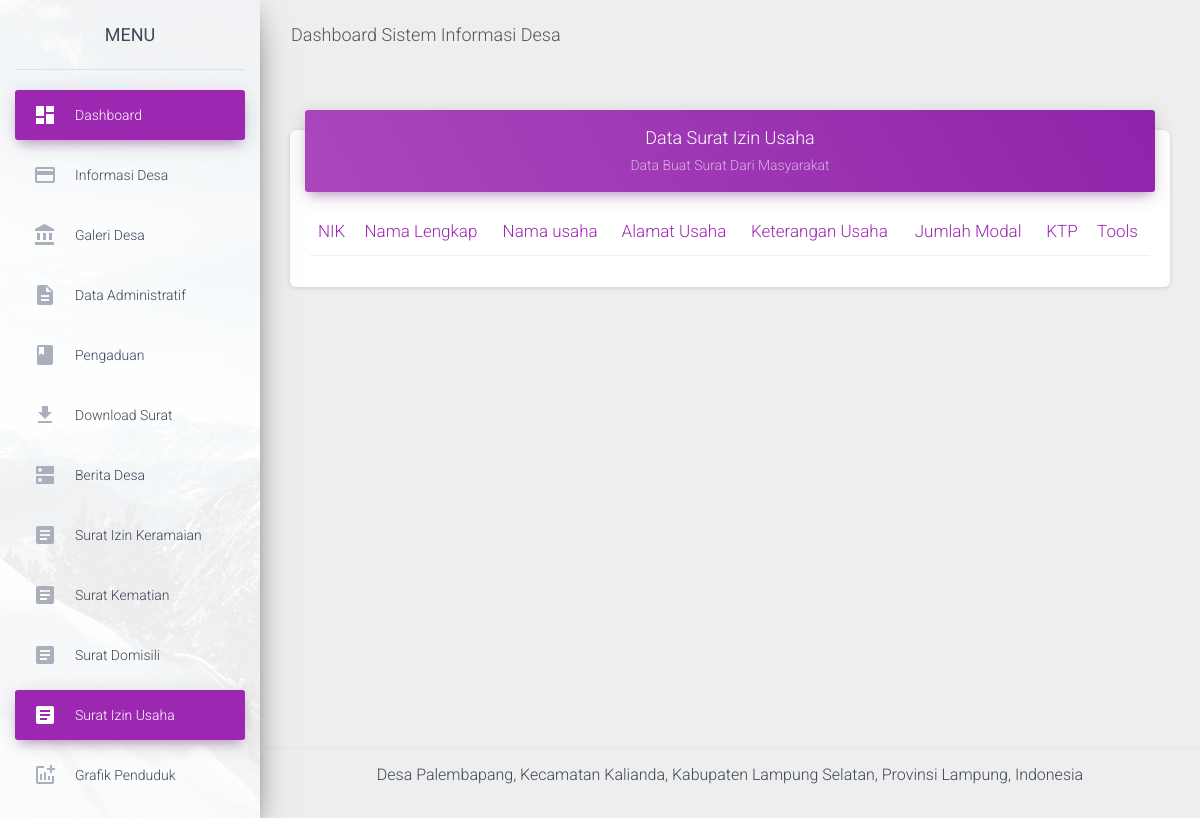
Before: /admin/data_surat_usaha.php (signed in) with the older database file.
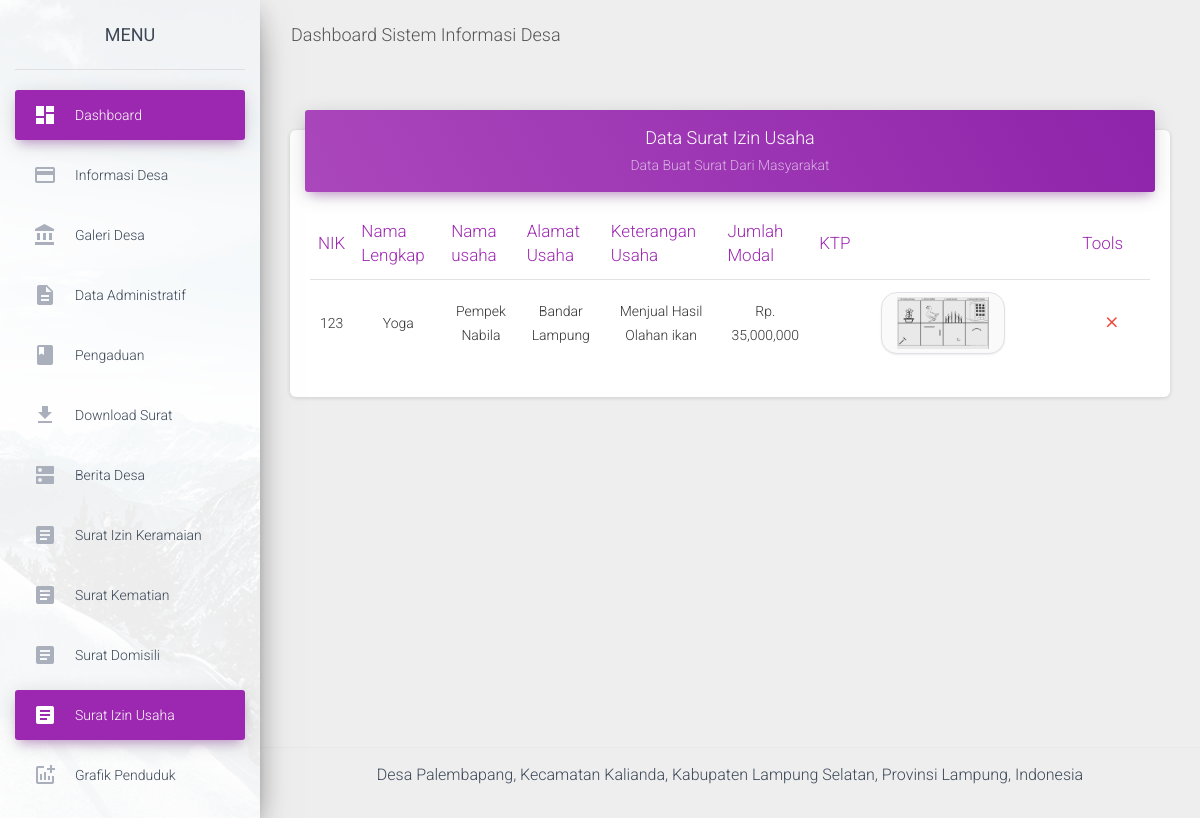
After: the same page with the newer database file.
### tables this page shows
CREATE TABLE `surat_usaha` (
  `id_surat_usaha` varchar(10) NOT NULL,
  `nama` varchar(50) NOT NULL,
  `nik` varchar(50) NOT NULL,
  `alamat` varchar(50) NOT NULL,
  `nama_usaha` varchar(255) NOT NULL,
  `keterangan_usaha` text NOT NULL,
  `jumlah_modal_usaha` varchar(50) NOT NULL,
  `file_surat` varchar(255) NOT NULL
);

### admin/data_surat_usaha.php (the view, shortened to what this page needs)
<?php include "atas.php";include "config.php"; ?>
<?php if(isset($_SESSION['username'])) { ?>
<div class="wrapper ">
  <div class="sidebar" data-color="purple" data-background-color="white" data-image="assets/img/sidebar-1.jpg">
    <div class="logo">
      <a href="" class="simple-text logo-normal">
        MENU
      </a>
    </div>
    <div class="sidebar-wrapper">
      <ul class="nav">
        <li class="nav-item active  ">
          <a class="nav-link" href="home">
            <i class="material-icons">dashboard</i>
            <p>Dashboard</p>
          </a>
        </li>
        <li class="nav-item ">
          <a class="nav-link" href="data_informasi">
            <i class="material-icons">credit_card</i>
            <p>Informasi Desa</p>
          </a>
        </li>
        <li class="nav-item ">
          <a class="nav-link" href="data_galeri">
            <i class="material-icons">account_balance</i>
            <p>Galeri Desa</p>
          </a>
        </li>
        <li class="nav-item ">
          <a class="nav-link" href="data_adminis">
            <i class="material-icons">description</i>
            <p>Data Administratif</p>
          </a>
        </li>
        <li class="nav-item ">
          <a class="nav-link" href="data_pengaduan">
            <i class="material-icons">book</i>
            <p>Pengaduan</p>
          </a>
        </li>
        <li class="nav-item ">
          <a class="nav-link" href="data_download">
            <i class="material-icons">get_app</i>
            <p>Download Surat</p>
          </a>
        </li>
        <li class="nav-item ">
          <a class="nav-link" href="data_berita">
            <i class="material-icons">dns</i>
            <p>Berita Desa</p>
          </a>
        </li>
        <li class="nav-item ">
          <a class="nav-link" href="data_surat_izin_keramaian">
            <i class="material-icons">article</i>
            <p>Surat Izin Keramaian</p>
          </a>
        </li>
        <li class="nav-item ">
          <a class="nav-link" href="data_surat_kematian">
            <i class="material-icons">article</i>
            <p>Surat Kematian</p>
          </a>
        </li>
        <li class="nav-item ">
          <a class="nav-link" href="data_surat_domisili">
            <i class="material-icons">article</i>
            <p>Surat Domisili</p>
          </a>
        </li>
        <li class="nav-item active">
          <a class="nav-link" href="data_surat_usaha">
            <i class="material-icons">article</i>
            <p>Surat Izin Usaha</p>
          </a>
        </li>
        <li class="nav-item ">
          <a class="nav-link" href="grafik_penduduk">
            <i class="material-icons">addchart</i>
            <p>Grafik Penduduk</p>
          </a>
        </li>
      </ul>
    </div>
  </div>
  <div class="main-panel">
    <nav class="navbar navbar-expand-lg navbar-transparent navbar-absolute fixed-top ">
      <div class="container-fluid">
        <div class="navbar-wrapper">
          <a class="navbar-brand" href="#pablo">Dashboard Sistem Informasi Desa</a>
        </div>
      </div>
    </nav>
    <div class="content">
      <div class="container-fluid">
        <div class="row">
          <div class="col-md-12">
            <div class="card">
              <div class="card-header card-header-primary" align="center">
                <h4 class="card-title ">Data Surat Izin Usaha </h4>
                <p class="card-category"> Data Buat Surat Dari Masyarakat</p>
              </div>
              <div class="card-body">
                <div class="table-responsive">
                  <table class="table">
                    <thead class=" text-primary">
                      <th align="center">
                        NIK
                      </th>
                      <th align="center">
                        Nama Lengkap
                      </th>
                      <th align="center">
                        Nama usaha
                      </th>
                      <th align="center">
                        Alamat Usaha
                      </th>
                      <th align="center">
                        Keterangan Usaha
                      </th>
                      <th align="center">
                        Jumlah Modal
                      </th>
                      <th align="center">
                        KTP
                      </th>
                      <th align="center">
                        Tools
                      </th>
                    </thead>
                    <tbody>
                      <?php $sql  = "SELECT * FROM surat_usaha ORDER BY nik ";
	                          $rest = mysqli_query($koneksi,$sql);
                            while($data = mysqli_fetch_assoc($rest) ) { ?>
                      <tr>
                        <td align="center"> <?php echo $data['nik'];?></td>
                        <td align="center"> <?php echo $data['nama'];?></td>
                        <td align="center"> <?php echo $data['nama_usaha'];?></td>
                        <td align="center"> <?php echo $data['alamat'];?></td>
                        <td align="center"> <?php echo $data['keterangan_usaha'];?></td>
                        <td align="center"> Rp. <?php echo number_format($data['jumlah_modal_usaha']) ;?></td>
                        <td align="center">
                          <a href="../<?php echo $data['file_surat']; ?>" target="_blank">
                            <img src="../<?php echo $data['file_surat']; ?>" class="col-sm-6 img-thumbnail" />
                          </a>
                        </td>
                        <td align="center">
                          <a href="confirm_hapus_buat_surat_usaha?id=<?php echo $data['id_surat_usaha']?>">
                            <button type="button" rel="tooltip" title="Hapus Data"
                              class="btn btn-danger btn-link btn-sm">
                              <i class="material-icons">close</i>
                            </button>
                          </a>
                        </td>
                      </tr>
                      <?php } ?>
                    </tbody>
                  </table>
                </div>
              </div>
            </div>
          </div>
        </div>
      </div>
    </div>
    <footer class="footer">
      <div class="container-fluid">
        <p>Desa Palembapang, Kecamatan Kalianda, Kabupaten Lampung Selatan, Provinsi Lampung, Indonesia</p>
      </div>
    </footer>
  </div>
</div>
<?php } ?>
<?php include "bawah.php"; ?>

### admin/atas.php (shortened to what this page needs)
<!DOCTYPE html>
<html lang="en">
<head>
  <link rel="stylesheet" href="https://maxcdn.bootstrapcdn.com/font-awesome/latest/css/font-awesome.min.css">
  <link href="assets/css/material-dashboard.css?v=2.1.0" rel="stylesheet" />
  <link href="assets/demo/demo.css" rel="stylesheet" />
    <link href="https://cdn.jsdelivr.net/npm/gijgo@1.9.10/css/gijgo.min.css" rel="stylesheet" type="text/css" />
</head>
<body>

### admin/bawah.php (shortened to what this page needs)
</body>
</html>

Changed rows visible on the page:
added surat_usaha: nik "123", nama "Yoga", nama_usaha "Pempek Nabila", alamat "Bandar Lampung", keterangan_usaha "Menjual Hasil Olahan ikan", jumlah_modal_usaha "35,000,000", file_surat (picture)
